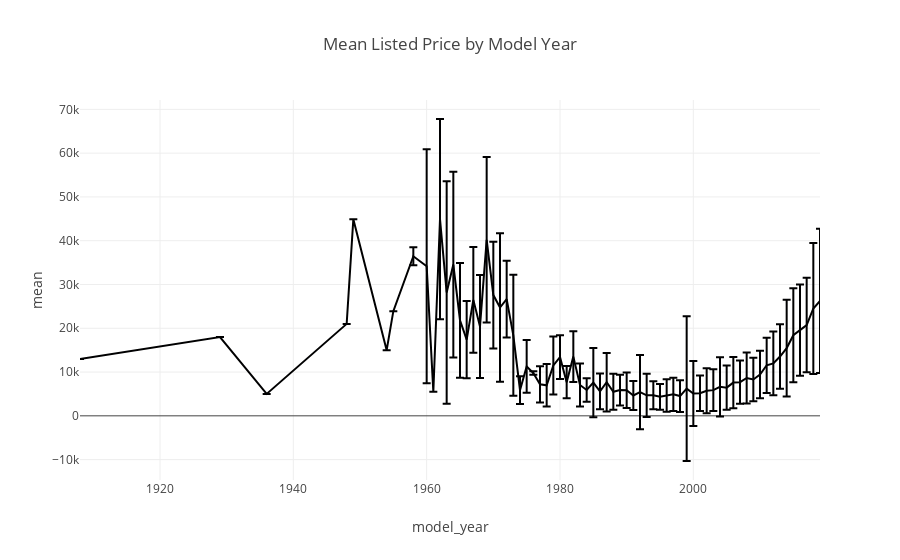

Notebook code cell kept with this figure:
### Code cell
price_vs_model_year_fig = px.line(model_year_agg, x='model_year', y='mean', range_x=[1908,2019], error_y='std', title='Mean Listed Price by Model Year')
price_vs_model_year_fig.show()
